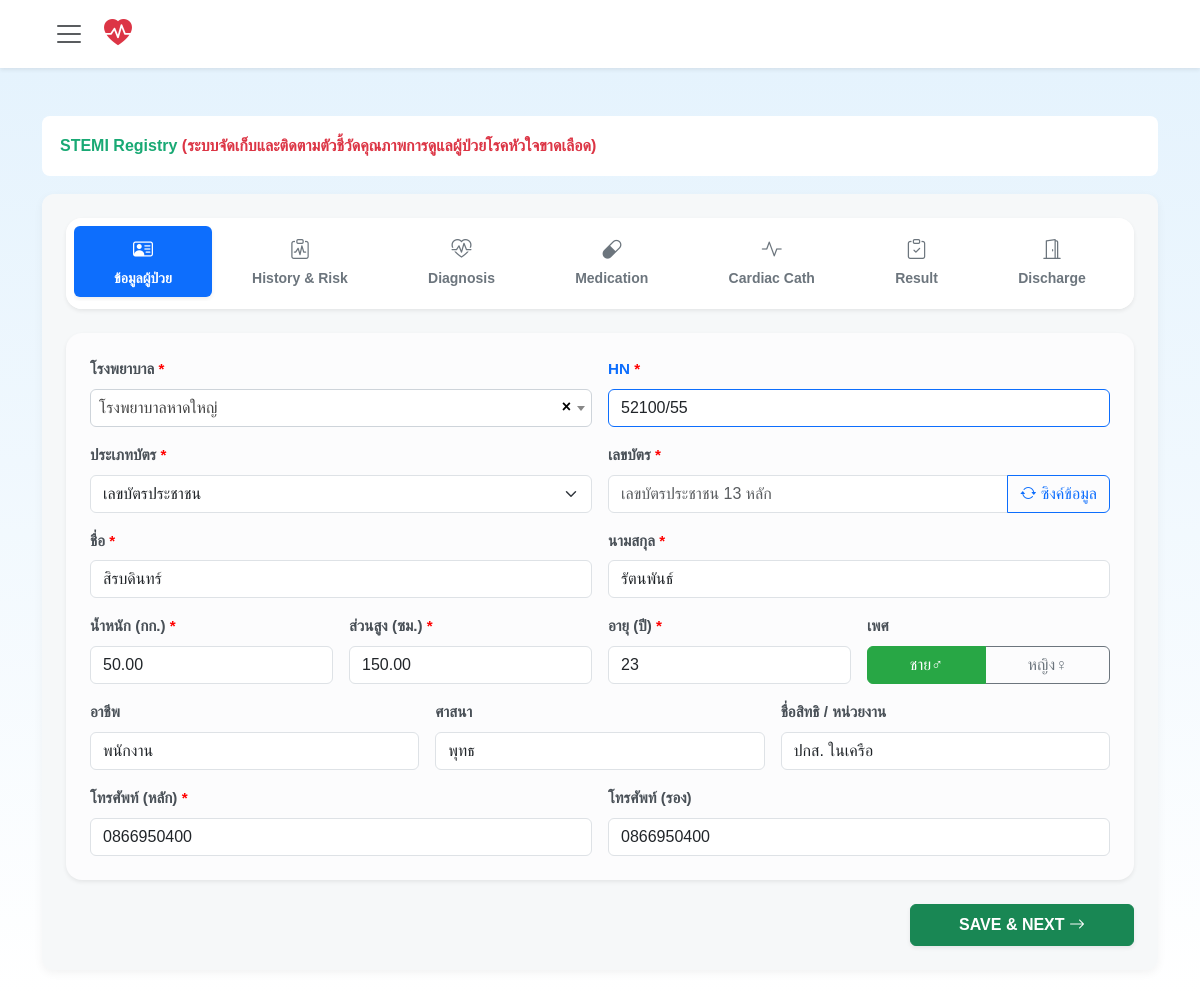
/patient_form.php?id=51 (signed in), run on the app's committed database.
### tables this page shows
CREATE TABLE `patients` (
  `id` int(11) NOT NULL,
  `hospital_code` varchar(20) DEFAULT NULL,
  `hn` varchar(50) DEFAULT NULL,
  `id_type` varchar(50) DEFAULT NULL,
  `citizen_id` varchar(20) DEFAULT NULL,
  `firstname` varchar(100) DEFAULT NULL,
  `lastname` varchar(100) DEFAULT NULL,
  `weight` decimal(5,2) DEFAULT NULL,
  `height` decimal(5,2) DEFAULT NULL,
  `first_ekg_date` date DEFAULT NULL,
  `age` int(11) DEFAULT NULL,
  `gender` enum('ชาย','หญิง') DEFAULT NULL,
  `occupation` varchar(100) DEFAULT NULL,
  `religion` varchar(100) DEFAULT NULL,
  `treatment_right` varchar(100) DEFAULT NULL,
  `credit_name` varchar(255) DEFAULT NULL,
  `health_zone` varchar(50) DEFAULT NULL,
  `outside_detail` text DEFAULT NULL,
  `phone` varchar(20) DEFAULT NULL,
  `phone_alt` varchar(20) DEFAULT NULL,
  `created_at` timestamp NOT NULL DEFAULT current_timestamp()
);

### patient_form.php (the view, shortened to what this page needs)
<?php
require 'connect.php';
$patient_id = $_GET['id'] ?? $_POST['patient_id'] ?? '';
$patient_data = [];
if (!empty($patient_id)) {
    $stmt = $pdo->prepare("SELECT * FROM patients WHERE id = ?");
    $stmt->execute([$patient_id]);
    $patient_data = $stmt->fetch(PDO::FETCH_ASSOC) ?: [];
}
$hn              = $patient_data['hn'] ?? $_POST['hn'] ?? '';
$citizen_id      = $patient_data['citizen_id'] ?? $_POST['citizen_id'] ?? '';
$id_type         = $patient_data['id_type'] ?? $_POST['id_type'] ?? '';
$firstname       = $patient_data['firstname'] ?? $_POST['firstname'] ?? '';
$lastname        = $patient_data['lastname'] ?? $_POST['lastname'] ?? '';
$age             = $patient_data['age'] ?? $_POST['age'] ?? '';
$weight          = $patient_data['weight'] ?? $_POST['weight'] ?? '';
$height          = $patient_data['height'] ?? $_POST['height'] ?? '';
$occupation      = $patient_data['occupation'] ?? $_POST['occupation'] ?? '';
$religion        = $patient_data['religion'] ?? $_POST['religion'] ?? '';
$credit_name     = $patient_data['credit_name'] ?? $_POST['credit_name'] ?? '';
$phone           = $patient_data['phone'] ?? $_POST['phone'] ?? '';
$phone_alt       = $patient_data['phone_alt'] ?? $_POST['phone_alt'] ?? '';
?>
<!doctype html>
<html lang="th">
<head>
    <link href="https://cdn.jsdelivr.net/npm/select2@4.1.0-rc.0/dist/css/select2.min.css" rel="stylesheet" />
    <link href="https://cdn.jsdelivr.net/npm/bootstrap@5.3.2/dist/css/bootstrap.min.css" rel="stylesheet">
    <link rel="stylesheet" href="https://cdn.jsdelivr.net/npm/bootstrap-icons@1.11.3/font/bootstrap-icons.min.css">
</head>
<body>
   <nav class="navbar navbar-light bg-white shadow-sm sticky-top mb-4">
        <div class="container d-flex justify-content-start">
            <button class="navbar-toggler border-0 me-2" type="button" data-bs-toggle="offcanvas"
                data-bs-target="#offcanvasNavbar">
                <span class="navbar-toggler-icon"></span>
            </button>
            <a class="navbar-brand d-flex align-items-center" href="index.php">
                <i class="bi bi-heart-pulse-fill text-danger fs-3"></i>
            </a>
        </div>
    </nav>
    <div class="container py-4">
        <div class="top-bar d-flex justify-content-between align-items-center">
            <div class="hospital-title">
                STEMI Registry <span class="text-danger">(ระบบจัดเก็บและติดตามตัวชี้วัดคุณภาพการดูแลผู้ป่วยโรคหัวใจขาดเลือด)</span>
            </div>
        </div>
        <div class="form-section">
            <div class="card shadow-sm border-0 mb-4 overflow-hidden rounded-4">
                <div class="card-body p-2 bg-white">
                    <ul class="nav nav-pills nav-fill flex-nowrap overflow-auto pb-1" id="mainNav" style="scrollbar-width: none;">
                        <li class="nav-item">
                            <a class="nav-link d-flex flex-column align-items-center gap-1 py-2 <?= basename($_SERVER['PHP_SELF']) == 'patient_form.php' ? 'active shadow-sm' : 'text-secondary' ?>" href="patient_form.php">
                                <i class="bi bi-person-vcard fs-5"></i><span class="small fw-bold">ข้อมูลผู้ป่วย</span>
                            </a>
                        </li>
                        <li class="nav-item">
                            <a class="nav-link d-flex flex-column align-items-center gap-1 py-2 <?= basename($_SERVER['PHP_SELF']) == 'history_risk_factor.php' ? 'active shadow-sm' : 'text-secondary' ?>" href="history_risk_factor.php">
                                <i class="bi bi-clipboard-pulse fs-5"></i><span class="small fw-bold">History & Risk</span>
                            </a>
                        </li>
                        <li class="nav-item">
                            <a class="nav-link d-flex flex-column align-items-center gap-1 py-2 <?= basename($_SERVER['PHP_SELF']) == 'Symptoms_diagnosis.php' ? 'active shadow-sm' : 'text-secondary' ?>" href="Symptoms_diagnosis.php">
                                <i class="bi bi-heart-pulse fs-5"></i><span class="small fw-bold">Diagnosis</span>
                            </a>
                        </li>
                        <li class="nav-item">
                            <a class="nav-link d-flex flex-column align-items-center gap-1 py-2 <?= basename($_SERVER['PHP_SELF']) == 'Medication.php' ? 'active shadow-sm' : 'text-secondary' ?>" href="Medication.php">
                                <i class="bi bi-capsule fs-5"></i><span class="small fw-bold">Medication</span>
                            </a>
                        </li>
                        <li class="nav-item">
                            <a class="nav-link d-flex flex-column align-items-center gap-1 py-2 <?= basename($_SERVER['PHP_SELF']) == 'cardiac_cath.php' ? 'active shadow-sm' : 'text-secondary' ?>" href="cardiac_cath.php">
                                <i class="bi bi-activity fs-5"></i><span class="small fw-bold">Cardiac Cath</span>
                            </a>
                        </li>
                        <li class="nav-item">
                            <a class="nav-link d-flex flex-column align-items-center gap-1 py-2 <?= basename($_SERVER['PHP_SELF']) == 'treatment_results.php' ? 'active shadow-sm' : 'text-secondary' ?>" href="treatment_results.php">
                                <i class="bi bi-clipboard-check fs-5"></i><span class="small fw-bold">Result</span>
                            </a>
                        </li>
                        <li class="nav-item">
                            <a class="nav-link d-flex flex-column align-items-center gap-1 py-2 <?= basename($_SERVER['PHP_SELF']) == 'discharge.php' ? 'active shadow-sm' : 'text-secondary' ?>" href="discharge.php">
                                <i class="bi bi-door-open fs-5"></i><span class="small fw-bold">Discharge</span>
                            </a>
                        </li>
                    </ul>
                </div>
            </div>
            <form method="POST">
                <div class="card shadow-sm border-0 mb-4 rounded-4 bg-light-subtle">
                    <div class="card-body p-4">
                        <div class="row g-3">
                            <div class="col-md-6">
                                <label class="form-label required">โรงพยาบาล</label>
                            </div>
                            <div class="col-md-6">
                                <label class="form-label required text-primary fw-bold">HN</label>
                                <input type="text" name="hn" id="hn" class="form-control border-primary"
                                    value="<?= htmlspecialchars($hn) ?>" required placeholder="ระบุ HN หรือซิงค์จากบัตร...">
                            </div>
                            <div class="col-md-6">
                                <label class="form-label required">ประเภทบัตร</label>
                                <select name="id_type" id="id_type" class="form-select" required>
                                    <?php
                                    $id_types = ['เลขบัตรประชาชน', 'passport', 'ต่างด้าว'];
                                    foreach ($id_types as $type) {
                                        $selected = ($id_type === $type) ? 'selected' : '';
                                        echo "<option value=\"$type\" $selected>$type</option>";
                                    }
                                    ?>
                                </select>
                            </div>
                            <div class="col-md-6">
                                <label class="form-label required">เลขบัตร</label>
                                <div class="input-group">
                                    <input type="text" name="citizen_id" id="citizen_id" class="form-control"
                                        placeholder="ระบุเลขบัตร 13 หลัก" autocomplete="off" required value="<?= htmlspecialchars($citizen_id) ?>">
                                    <button class="btn btn-outline-primary" type="button" id="btn_sync">
                                        <i class="bi bi-arrow-repeat"></i> ซิงค์ข้อมูล
                                    </button>
                                </div>
                            </div>
                            <div class="col-md-6">
                                <label class="form-label required">ชื่อ</label>
                                <input type="text" name="firstname" class="form-control" required
                                    placeholder="ไม่ต้องมีคำนำหน้าชื่อ" value="<?= htmlspecialchars($firstname) ?>">
                            </div>
                            <div class="col-md-6">
                                <label class="form-label required">นามสกุล</label>
                                <input type="text" name="lastname" class="form-control" required
                                    value="<?= htmlspecialchars($lastname) ?>">
                            </div>
                            <div class="col-6 col-md-3">
                                <label class="form-label required">น้ำหนัก (กก.)</label>
                                <input type="number" name="weight" step="0.1" class="form-control" required
                                    value="<?= htmlspecialchars($weight) ?>">
                            </div>
                            <div class="col-6 col-md-3">
                                <label class="form-label required">ส่วนสูง (ซม.)</label>
                                <input type="number" name="height" class="form-control" required
                                    value="<?= htmlspecialchars($height) ?>">
                            </div>
                            <div class="col-6 col-md-3">
                                <label class="form-label required">อายุ (ปี)</label>
                                <input type="number" name="age" id="age" class="form-control" required
                                    value="<?= htmlspecialchars($age ?? '') ?>">
                            </div>
                            <div class="col-6 col-md-3">
                                <label class="form-label">เพศ</label>
                                <div class="btn-group w-100" role="group" id="gender-group">
                                    <label class="btn btn-outline-secondary btn-gender" for="male">ชาย♂</label>
                                    <label class="btn btn-outline-secondary btn-gender" for="female">หญิง♀</label>
                                </div>
                            </div>
                            <div class="col-md-4">
                                <label class="form-label">อาชีพ</label>
                                <input type="text" name="occupation" class="form-control"
                                    value="<?= htmlspecialchars($occupation) ?>">
                            </div>
                            <div class="col-md-4">
                                <label class="form-label">ศาสนา</label>
                                <input type="text" id="religion_name" name="religion" class="form-control"
                                    value="<?= htmlspecialchars($religion ?? '') ?>">
                            </div>
                            <div class="col-md-4">
                                <label class="form-label">ชื่อสิทธิ / หน่วยงาน</label>
                                <input type="text" name="credit_name" id="credit_name" class="form-control"
                                    value="<?= $credit_name ?? '' ?>">
                            </div>
                            <div class="col-md-6">
                                <label class="form-label required">โทรศัพท์ (หลัก)</label>
                                <input type="text" name="phone" class="form-control" required
                                    placeholder="กรอกเบอร์โทรศัพท์หลัก" value="<?= htmlspecialchars($phone) ?>">
                            </div>
                            <div class="col-md-6">
                                <label class="form-label">โทรศัพท์ (รอง)</label>
                                <input type="text" name="phone_alt" class="form-control"
                                    placeholder="เบอร์โทรศัพท์อื่น ๆ (ถ้ามี)" value="<?= htmlspecialchars($phone_alt) ?>">
                            </div>
                        </div>
                    </div>
                </div>
                <div class="d-flex justify-content-end mt-4">
                    <button type="submit" class="btn btn-success px-5 py-2 shadow-sm fw-bold">
                        SAVE & NEXT <i class="bi bi-arrow-right"></i>
                    </button>
                </div>
            </form>
        </div>
    </div>
</body>
</html>

### patient_form.php (style rules this page uses)
body { font-family: 'Sarabun', sans-serif; background: linear-gradient(180deg, #e3f2fd 0%, #ffffff 100%); min-height: 100vh; margin: 0; background-repeat: no-repeat; background-attachment: fixed; }
.top-bar { background: #fff; padding: 18px; border-radius: 8px; margin-bottom: 18px; }
.hospital-title { color: #19a974; font-weight: bold; }
.form-section { background: #f6f8f9; padding: 24px; border-radius: 12px; box-shadow: 0 3px 10px rgba(0, 0, 0, 0.05); }
.required::after { content: " *"; color: red; }
.btn-check:checked+.btn-gender { background-color: #28a745 !important; color: white !important; border-color: #28a745 !important; }
.form-label { font-weight: 600; color: #495057; font-size: 0.95rem; }

### data on the page
patients: hn "52100/55", firstname "สิรบดินทร์", lastname "รัตนพันธ์", weight "50.00", height "150.00", age "23", occupation "พนักงาน", religion "พุทธ", credit_name "ปกส. ในเครือ", phone "0866950400", phone_alt "0866950400"

### other printed values
form field id_type "เลขบัตรประชาชน"
